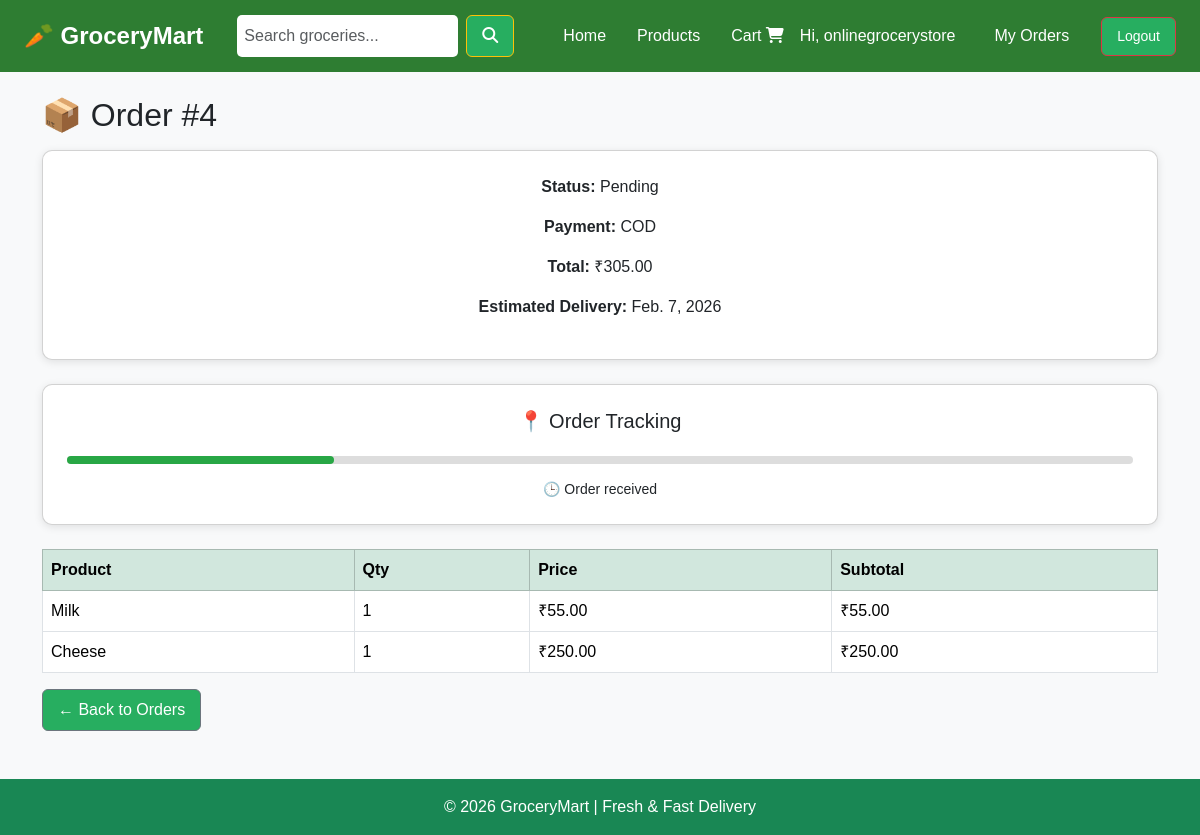
The page /order/4/ (signed in) on the database its author committed.
### store/models.py (models this page shows, shortened)
class Order(models.Model):
    STATUS_CHOICES = [
        ('Pending', 'Pending'),
        ('Processing', 'Processing'),
        ('Out for Delivery', 'Out for Delivery'),
        ('Delivered', 'Delivered'),
        ('Cancelled', 'Cancelled'),
    ]
    PAYMENT_CHOICES = [
        ('COD', 'Cash on Delivery'),
        ('ONLINE', 'Online Payment'),
    ]
    user = models.ForeignKey(User, on_delete=models.CASCADE)
    total_amount = models.DecimalField(max_digits=10, decimal_places=2)
    status = models.CharField(max_length=30, choices=STATUS_CHOICES, default='Pending')
    payment_method = models.CharField(max_length=10, choices=PAYMENT_CHOICES, default='COD')
    refund_status = models.CharField(max_length=20, default='None')
    created_at = models.DateTimeField(auto_now_add=True)
    estimated_delivery = models.DateField(null=True, blank=True)
    delivered_on = models.DateField(null=True, blank=True)

class OrderItem(models.Model):
    order = models.ForeignKey(
        Order,
        related_name='items',
        on_delete=models.CASCADE
    )
    product = models.ForeignKey(Product, on_delete=models.CASCADE)
    quantity = models.IntegerField()
    price = models.DecimalField(max_digits=10, decimal_places=2)

class Product(models.Model):
    category = models.ForeignKey(Category, on_delete=models.CASCADE)
    name = models.CharField(max_length=200)
    price = models.DecimalField(max_digits=10, decimal_places=2)
    image = models.ImageField(upload_to='products/')
    stock = models.PositiveIntegerField()
    description = models.TextField(blank=True)
    is_available = models.BooleanField(default=True)

### store/views.py (the view)
# urls.py: path('order/<int:order_id>/', views.order_detail, name='order_detail'),
@login_required
def order_detail(request, order_id):
    order = get_object_or_404(Order, id=order_id, user=request.user)
    return render(request, 'order_detail.html', {'order': order})

### store/templates/order_detail.html (shortened to what this page needs)
{% extends 'base.html' %}
{% block content %}
<h2 class="mb-3">📦 Order #{{ order.id }}</h2>
<div class="card p-4 mb-4">
    <p><strong>Status:</strong> {{ order.status }}</p>
    <p><strong>Payment:</strong> {{ order.payment_method }}</p>
    <p><strong>Total:</strong> ₹{{ order.total_amount }}</p>
    <p>
        <strong>Estimated Delivery:</strong>
        {{ order.estimated_delivery }}
    </p>
</div>
<div class="card p-4 mb-4">
    <h5>📍 Order Tracking</h5>
    <div style="background:#ddd; height:8px; border-radius:5px; margin:15px 0;">
        <div style="
            height:8px;
            border-radius:5px;
            background:#28a745;
            width:
            {% if order.status == 'Pending' %}25%
            {% elif order.status == 'Processing' %}50%
            {% elif order.status == 'Out for Delivery' %}75%
            {% elif order.status == 'Delivered' %}100%
            {% else %}0%
            {% endif %}
        ">
        </div>
    </div>
    <small>
        {% if order.status == 'Pending' %}
            🕒 Order received
        {% elif order.status == 'Processing' %}
            ⚙️ Order is being prepared
        {% elif order.status == 'Out for Delivery' %}
            🚚 Out for delivery
        {% elif order.status == 'Delivered' %}
            ✅ Delivered successfully
        {% elif order.status == 'Cancelled' %}
            ❌ Order cancelled
        {% endif %}
    </small>
</div>
<table class="table table-bordered">
    <thead class="table-success">
        <tr>
            <th>Product</th>
            <th>Qty</th>
            <th>Price</th>
            <th>Subtotal</th>
        </tr>
    </thead>
    <tbody>
        {% for item in order.items.all %}
        <tr>
            <td>{{ item.product.name }}</td>
            <td>{{ item.quantity }}</td>
            <td>₹{{ item.price }}</td>
            <td>₹{{ item.price|floatformat:2 }}</td>
        </tr>
        {% endfor %}
    </tbody>
</table>
<a href="{% url 'my_orders' %}" class="btn btn-secondary">
    ← Back to Orders
</a>
{% endblock %}

### store/templates/base.html (shortened to what this page needs)
{% load static %}
<!DOCTYPE html>
<html lang="en">
<head>
    <link href="https://cdn.jsdelivr.net/npm/bootstrap@5.3.2/dist/css/bootstrap.min.css" rel="stylesheet">
    <link rel="stylesheet"
          href="https://cdnjs.cloudflare.com/ajax/libs/font-awesome/6.5.0/css/all.min.css">
    <link rel="stylesheet" href="{% static 'css/style.css' %}">
</head>
<body class="bg-light">
<header class="navbar d-flex align-items-center justify-content-between px-4">
    <div class="logo fw-bold fs-4 text-white">
        🥕 GroceryMart
    </div>
    <form method="GET" action="{% url 'search' %}" class="search-box d-flex">
        <input type="text" name="q" placeholder="Search groceries..." class="form-control me-2">
        <button type="submit" class="btn btn-warning">
            <i class="fas fa-search"></i>
        </button>
    </form>
    <nav class="d-flex align-items-center gap-3">
        <a href="/" class="text-white text-decoration-none">Home</a>
        <a href="/products/" class="text-white text-decoration-none">Products</a>
        <a href="/cart/" class="text-white text-decoration-none">
            Cart <i class="fas fa-shopping-cart"></i>
        </a>
        {% if user.is_authenticated %}
            <span class="text-white me-2">Hi, {{ user.username }}</span>
            <a href="{% url 'my_orders' %}" class="text-white text-decoration-none me-3">
                My Orders
            </a>
            <form method="post" action="{% url 'logout' %}" style="display:inline;">
                <button type="submit" class="btn btn-danger btn-sm">
                    Logout
                </button>
            </form>
        {% endif %}
    </nav>
</header>
<main class="container mt-4 mb-5">
    {% block content %}
    {% endblock %}
</main>
<footer class="text-center py-3 bg-success text-white">
    <p class="mb-0">© 2026 GroceryMart | Fresh & Fast Delivery</p>
</footer>
</body>
</html>

### store/static/css/style.css (style rules this page uses)
body { font-family: 'Poppins', sans-serif; margin: 0; background: #f5f5f5; }
.navbar { display: flex; justify-content: space-between; padding: 15px 30px; background: #2E7D32; color: white; }
.navbar a { color: white; margin-left: 15px; text-decoration: none; }
.search-box input { padding: 7px; border-radius: 5px; border: none; }
.btn { padding: 10px 20px; background: #FF9800; color: white; text-decoration: none; border-radius: 5px; }
.card, .product-card { background: white; padding: 20px; border-radius: 10px; box-shadow: 0 2px 8px rgba(0, 0, 0, 0.1); text-align: center; }
footer { text-align: center; padding: 15px; background: #2E7D32; color: white; }
.btn { background: #27ae60; color: white; padding: 8px 15px; border-radius: 6px; text-decoration: none; }

### rows shown on the page
Order: id "4", status "Pending", payment_method "COD", total_amount "305.00", estimated_delivery "Feb. 7, 2026"
OrderItem: product.name "Milk", quantity "1", price "55.00"
OrderItem: product.name "Cheese", quantity "1", price "250.00"

### other values the page prints
{{ user.username }} "onlinegrocerystore"
